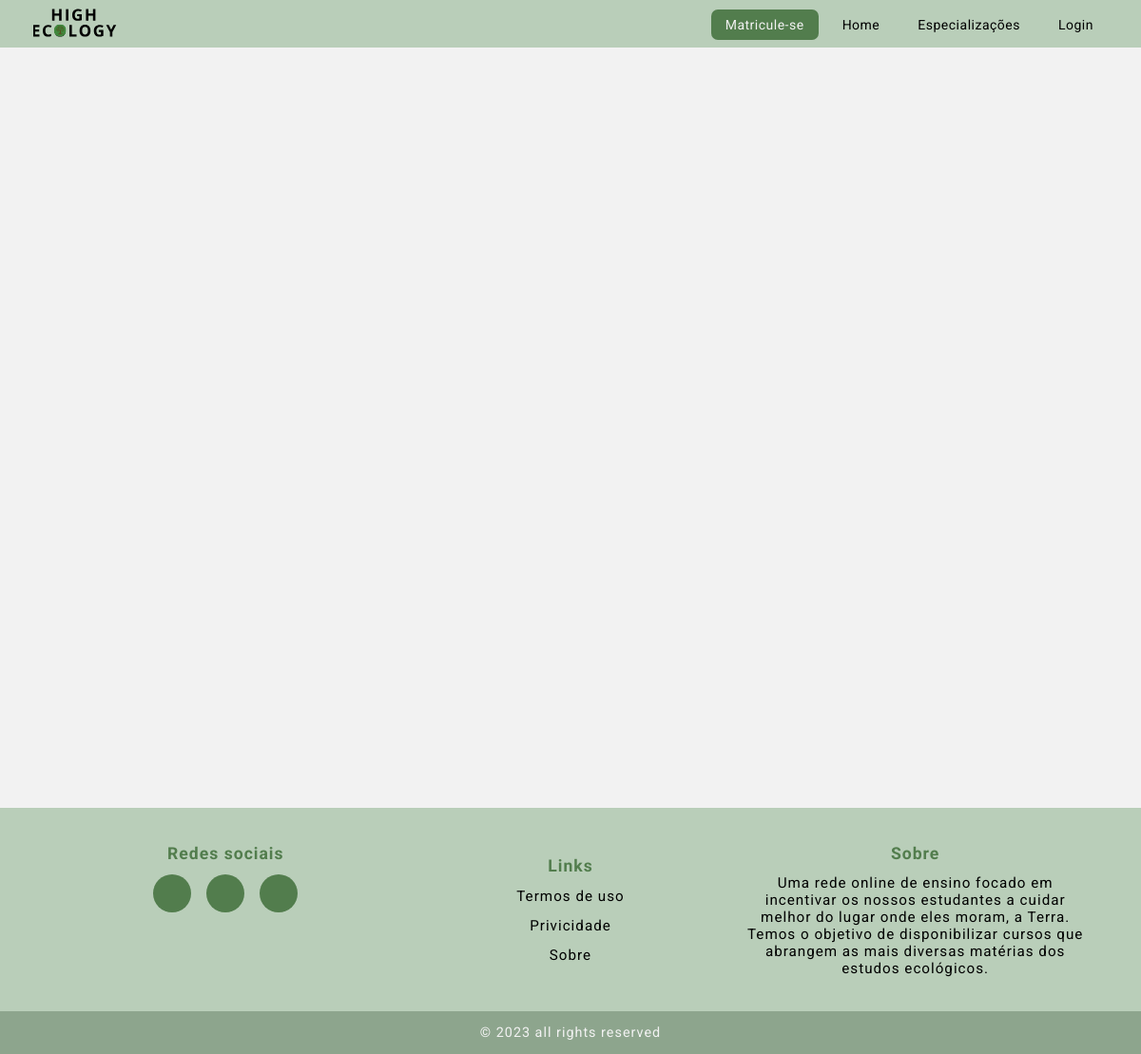
Before: /html/planos.php with the older database file.
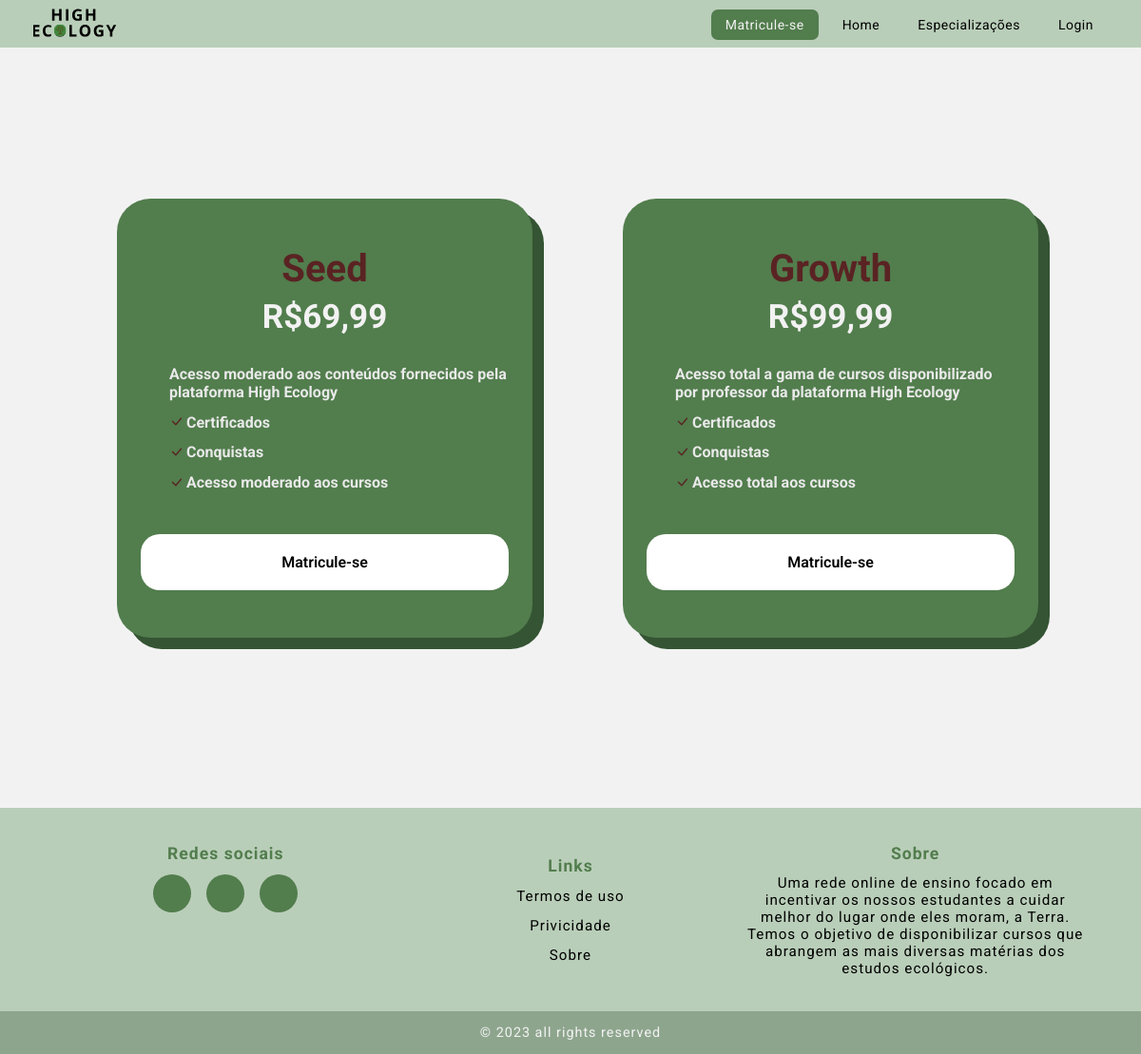
After: the same page with the newer database file.
### tables this page shows
CREATE TABLE `planos` (
  `Cod_Plano` int(7) NOT NULL,
  `Valor` varchar(15) NOT NULL,
  `Tipo` varchar(250) NOT NULL,
  `Descricao` varchar(1000) NOT NULL,
  `Vantagem1` varchar(255) NOT NULL,
  `Vantagem2` varchar(250) NOT NULL,
  `Vantagem3` varchar(250) NOT NULL
);

### html/planos.php (the view, shortened to what this page needs)
<!DOCTYPE html>
<html lang="pt-br">
<head>
    <link rel="stylesheet" href="https://cdnjs.cloudflare.com/ajax/libs/font-awesome/4.7.0/css/font-awesome.min.css">
    <link rel="stylesheet" href="https://cdnjs.cloudflare.com/ajax/libs/font-awesome/6.2.1/css/all.min.css"integrity="sha512-MV7K8+y+gLIBoVD59lQIYicR65iaqukzvf/nwasF0nqhPay5w/9lJmVM2hMDcnK1OnMGCdVK+iQrJ7lzPJQd1w=="crossorigin="anonymous" />
    <link rel="stylesheet" href="https://cdn.jsdelivr.net/npm/bootstrap-icons@1.10.5/font/bootstrap-icons.css">
    <link rel="stylesheet" href="../css/all.css">
    <link rel="stylesheet" href="../css/navbar.css">
    <link rel="stylesheet" href="../css/footer.css">
    <link rel="stylesheet" href="../css/matricula.css">
</head>
<body>
    <nav class="nav">
        <a href="../index.html" class="logo"><img src="../img/logo-tres.svg" alt="logo"></a>
        <ul>
            <li><a href="../html/matricula.html" class="active">Matricule-se</a></li>
            <li><a href="../index.html">Home</a></li>
            <li><a href="../html/especializacoes.php">Especializações</a></li>
            <li><a href="../html/login.php">Login</a></li>
        </ul>
    </nav>
    <?php
            include('../php/config.php');
            $stmt = $pdo->query('SELECT * FROM planos');
            $planos = $stmt->fetchAll();
    ?>
    <section class="conteiner card grid">
        <div class="card-conteiner grid">
        <?php foreach ($planos as $plano): ?>
            <div class="card-content grid">
                <h3 class="card-title"><?php echo htmlspecialchars($plano['Tipo']); ?></h3>
                <h1 class="card-price">R$<?php echo htmlspecialchars($plano['Valor']); ?></h1>
                <ul class="card-list grid">
                    <li class="list-item">
                        <span><?php echo htmlspecialchars($plano['Descricao']); ?></span>
                    </li>
                    <li class="list-item">
                        <span class="icon"><i class="bi bi-check-lg"></i></span>
                        <span><?php echo htmlspecialchars($plano['Vantagem1']); ?></span>
                    </li>
                    <li class="list-item">
                        <span class="icon"><i class="bi bi-check-lg"></i></span>
                        <span><?php echo htmlspecialchars($plano['Vantagem2']); ?></span>
                    </li>
                    <li class="list-item">
                        <span class="icon"><i class="bi bi-check-lg"></i></span>
                        <span><?php echo htmlspecialchars($plano['Vantagem3']); ?></span>
                    </li>
                </ul>
                <a class="card-button" href="pagamento.php">Matricule-se</a>
            </div>
        <?php endforeach; ?>
        </div>
    </section>
    <footer>
        <div id="footer_content">
            <div id="footer_contacts">
                <ul class="footer-list">
                    <li>
                        <h2>Redes sociais</h2>
                    </li>
                    <li>
                        <div id="footer_social_media">
                            <a href="https://instagram.com/high.ecology?igshid=OGQ5ZDc2ODk2ZA==" class="footer-link" id="instagram">
                                <i class="fa-brands fa-instagram"></i>
                            </a>
                            <a href="high.ecology@hotmail.com" class="footer-link" id="emailfooter">
                                <i class="fa-regular fa-envelope"></i>
                            </a>
                            <a href="https://github.com/RafaelFLopes/High_Ecology" class="footer-link" id="github">
                                <i class="fa-brands fa-github"></i>
                            </a>
                        </div>
                    </li>
                </ul>
            </div>
            <ul class="footer-list">
                <li>
                    <h2>Links</h2>
                </li>
                <li>
                    <a href="#" class="footer-link">Termos de uso</a>
                </li>
                <li>
                    <a href="#" class="footer-link">Privicidade</a>
                </li>
                <li>
                    <a href="#" class="footer-link">Sobre</a>
                </li>
            </ul>
            <ul class="footer-list">
                <li>
                    <h2>Sobre</h2>
                </li>
                <li id="footer-sobre-texto">
                    Uma rede online de ensino focado em incentivar os nossos estudantes a cuidar melhor do lugar onde eles moram, a Terra.
                    Temos o objetivo de disponibilizar cursos que abrangem as mais diversas matérias dos estudos ecológicos.
               </li>
            </ul>
        </div>
        <div id="footer_copyright">
            &#169
            2023 all rights reserved
        </div>
    </footer>
</body>
</html>

### css/all.css (style rules this page uses)
* { margin: 0; padding: 0; box-sizing: border-box; font-family: 'Roboto', sans-serif; }
body { background-color: #f2f2f2; }

### css/navbar.css (style rules this page uses)
nav { z-index: 10000; display: flex; height: 50px; width: 100%; background-color: #b9ceb9; align-items: center; justify-content: space-between; padding: 0 30px 0 35px; flex-wrap: wrap; }
nav img { height: 35px; }
nav ul { display: flex; flex-wrap: wrap; list-style-type: none; }
nav ul li { margin: 0 5px; }
nav ul li a { color: black; text-decoration: none; font-size: 14px; font-weight: 400; padding: 8px 15px; border-radius: 7px; letter-spacing: 0.5px; transition: all 0.4s ease; }
nav ul li a.active { background: #527D4D; color: #f2f2f2; }

### css/footer.css (style rules this page uses)
footer { margin: 0; padding: 0; width: 100%; box-sizing: border-box; letter-spacing: 1px; color: #527D4D; }
li#footer-sobre-texto { text-align: center; }
.footer-link { text-decoration: none; }
#footer_content { background-color: #b9ceb9; display: grid; grid-template-columns: repeat(3, 1fr); padding: 1rem 3.5rem; }
#footer_content h2 { font-size: 1.10rem; margin-top: 0.10rem; }
#footer_social_media { align-items: center; justify-content: center; display: flex; gap: 1rem; }
#footer_social_media .footer-link { display: flex; align-items: center; justify-content: center; height: 2.5rem; width: 2.5rem; color: #f2f2f2; border-radius: 50%; transition: all 0.4s ease; }
#footer_social_media .footer-link i { font-size: 1.25rem; }
#instagram { background-color: #527D4D; transition: 1s; }
#emailfooter { background-color: #527D4D; transition: 1s; }
#github { background-color: #527D4D; transition: 1s; }
.footer-list { margin: 20px 0 20px 0; align-items: center; justify-content: center; display: flex; flex-direction: column; gap: 0.75rem; list-style: none; }
.footer-list .footer-link { font-size: 0.95rem; color: black; transition: all 0.4s; }
#footer-sobre-texto { color: black; font-size: 0.95rem; }
#footer_copyright { display: flex; justify-content: center; background-color: #8da58d; color: #f2f2f2; font-size: 0.9rem; padding: 0.9rem; font-weight: 8000; }

### css/matricula.css (style rules this page uses)
.conteiner { max-width: 1024px; }
.grid { display: grid; }
.card { padding: 20px 20px 40px; align-items: center; }
.card-conteiner { gap: 48px 80px; }
.card-content { background-color: #527D4D; padding: 50px 25px 50px; border-radius: 35px; box-shadow:12px 12px 0px 0px rgba(52,84,51,1); transition: 0.4s; }
.card-title { text-align: center; margin-bottom: 7px; font-size: 40px; color: #5a2323; }
.card-price { text-align: center; color: #f2f2f2; font-size: 35px; }
.card-list { row-gap: 12.8px; margin-bottom: 20px; margin-top: 30px; margin-left: 30px; }
.list-item { display: flex; align-items: center; font-size: 16px; font-weight: 700; color: #e9e9e9; }
.icon { color: #5a2323; margin-right: 3px; font-size: 15px; }
.card-button { text-align: center; text-decoration: none; padding: 20px; margin-top: 25px; font-size: 16px; border-radius: 20px; background-color: #ffffff; color: black; font-weight: 600; transition: all 0.4s ease; }
@media screen and (min-width: 900px) { .conteiner { margin-left: auto; margin-right: auto; } }
@media screen and (min-width: 900px) { .card { height: 100vh; width: 100%; align-items: center; } }
@media screen and (min-width: 900px) { .card-content { margin-left: 15px; } }
@media screen and (min-width: 900px) { .card-conteiner { grid-template-columns: repeat(2, 1fr); } }

Changed rows visible on the page:
added planos: Tipo "Seed", Valor "69,99", Descricao "Acesso moderado aos conteúdos fornecidos pela plataforma High Ecology", Vantagem1 "Certificados", Vantagem2 "Conquistas", Vantagem3 "Acesso moderado aos cursos"
added planos: Tipo "Growth", Valor "99,99", Descricao "Acesso total a gama de cursos disponibilizado por professor da plataforma High Ecology", Vantagem1 "Certificados", Vantagem2 "Conquistas", Vantagem3 "Acesso total aos cursos"
